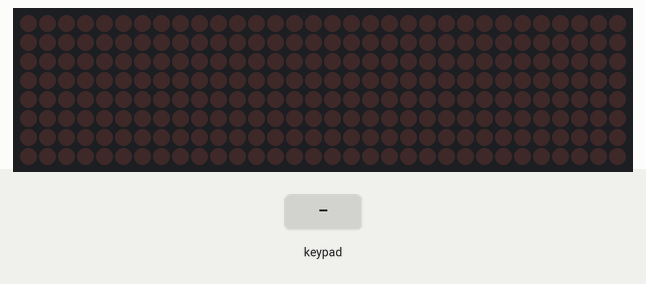
A sketch run on a simulated Arduino Uno, built with avr-gcc and run on an emulated ATmega328P. Shown: 32×8 LED matrix. The inputs (shaded band) are chosen by the test bench.

Above: at 1.2 s.
1.3 s: key 'D' pressed
At 2.6 s:
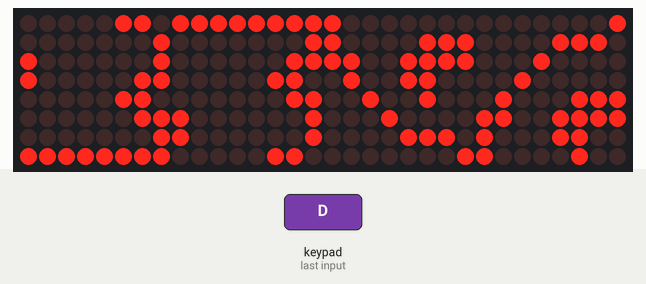
3.3 s: keypad keys 9 8 7 6 A pressed 0.4 s apart
At 5.8 s:
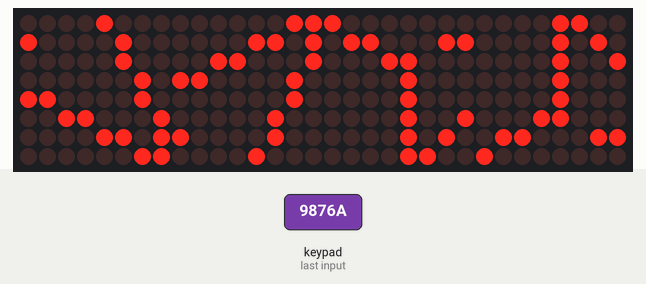
6.8 s: key 'B' pressed
At 7.1 s:
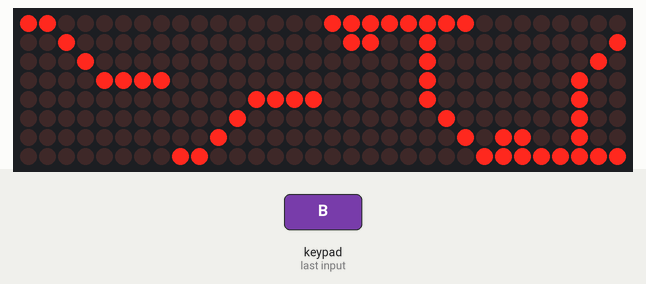
8.3 s: key 'C' pressed
At 9.5 s:
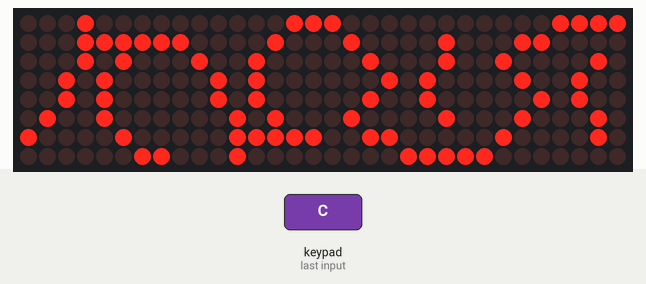
9.8 s: key 'A' pressed
At 10.5 s:
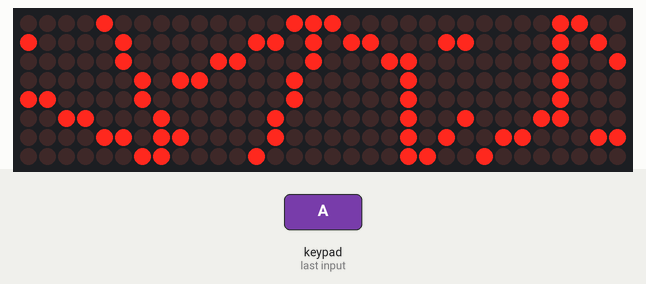
Timing chart, 0 to 12.3 s (numbered marks = the images above; inputs shaded):
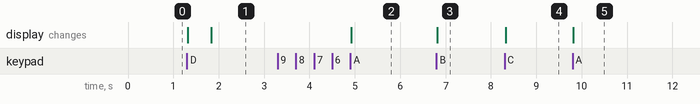

Measured:
- after the input at 1.3 s, the display: first changes at once (image 1 shows a later state)
- after the input at 3.3 s, the display: changes after 1.6 s (image 2)
- after the input at 6.8 s, the display: changes at once (image 3)
- after the input at 8.3 s, the display: changes at once (image 4)
- after the input at 9.8 s, the display: changes at once (image 5)

The sketch:

prueba3.ino
```cpp
#include "LedControl.h"
#include <Keypad.h>
/*
 pin 12 is connected to the DataIn
 pin 11 is connected to the CLK
 pin 10 is connected to LOAD
 */
#define NUMBER_OF_BOARDS 4
const byte rowsCount = 4;
const byte columsCount = 4;

LedControl lc=LedControl(12,10,11,NUMBER_OF_BOARDS);


char keys[rowsCount][columsCount] = {
   { '1','2','3', 'A' },
   { '4','5','6', 'B' },
   { '7','8','9', 'C' },
   { '#','0','*', 'D' }
};

const byte rowPins[rowsCount] = { 9, 8, 7, 6 };
const byte columnPins[columsCount] = { 5, 4, 3, 2 };

Keypad keypad = Keypad(makeKeymap(keys), rowPins, columnPins, rowsCount, columsCount);


void setup() {

  /*
   The MAX72XX is in power-saving mode on startup,
   we have to do a wakeup call
   */
  lc.shutdown(0,false);
  lc.shutdown(1,false);
  lc.shutdown(2,false);
  lc.shutdown(3,false);

  lc.setIntensity(0,5);
  lc.setIntensity(1,5);
  lc.setIntensity(2,5);
  lc.setIntensity(3,5);

  /* clear the display */
  lc.clearDisplay(0);
  lc.clearDisplay(1);
  lc.clearDisplay(2);
  lc.clearDisplay(3);
}

int data[2][4][8] = {

//
//    {{0,0,56,68,68,68,56,0}, {66,64,64,32,16,8,0,0}, {0,0,4,8,16,33,66,66}, {0,56,68,68,68,56,1,2}},
//    {{112,136,132,66,99,132,136,112}, {66,64,64,32,16,8,0,0}, {0,0,4,8,16,33,66,66}, {0,56,68,68,68,56,1,2}},
// {{0,1,2,4,4,4,100,255}, {255,100,4,4,4,2,1,0}, {0,0,0,0,15,16,32,192}, {192,32,16,15,0,0,0,0}},
  {{12,10,9,8,8,24,99,128}, {128,99,24,8,8,9,10,12}, {3,13,49,194,2,4,132,8}, {8,132,4,2,194,49,13,3}},
  {{12,10,9,8,8,24,99,128}, {128,99,24,8,8,9,10,12}, {3,13,49,194,2,4,132,8}, {8,132,4,2,194,49,13,3}}


};


int data1[2][4][8] = {
//    {{0,0,56,68,68,68,56,0}, {66,64,64,32,16,8,0,0}, {0,0,4,8,16,33,66,66}, {0,56,68,68,68,56,1,2}},
//    {{112,136,132,66,99,132,136,112}, {66,64,64,32,16,8,0,0}, {0,0,4,8,16,33,66,66}, {0,56,68,68,68,56,1,2}},
 {{0,1,2,4,4,4,100,255}, {255,100,4,4,4,2,1,0}, {0,0,0,0,15,16,32,192}, {192,32,16,15,0,0,0,0}},
  {{0,1,2,4,4,4,100,255}, {255,100,4,4,4,2,1,0}, {0,0,0,0,15,16,32,192}, {192,32,16,15,0,0,0,0}},


};

int data2[2][4][8] = {
//    {{0,0,56,68,68,68,56,0}, {66,64,64,32,16,8,0,0}, {0,0,4,8,16,33,66,66}, {0,56,68,68,68,56,1,2}},
//    {{112,136,132,66,99,132,136,112}, {66,64,64,32,16,8,0,0}, {0,0,4,8,16,33,66,66}, {0,56,68,68,68,56,1,2}},
 {{15,48,66,36,20,34,66,128}, {128,66,34,20,36,66,48,15}, {3,132,72,40,40,20,31,16}, {16,31,20,40,40,72,132,3}},

 {{15,48,66,36,20,34,66,128}, {128,66,34,20,36,66,48,15}, {3,132,72,40,40,20,31,16}, {16,31,20,40,40,72,132,3}}


};

int data3[2][4][8] = {
//    {{0,0,56,68,68,68,56,0}, {66,64,64,32,16,8,0,0}, {0,0,4,8,16,33,66,66}, {0,56,68,68,68,56,1,2}},
//    {{112,136,132,66,99,132,136,112}, {66,64,64,32,16,8,0,0}, {0,0,4,8,16,33,66,66}, {0,56,68,68,68,56,1,2}},
 {{1,14,16,38,71,205,140,132}, {128,135,207,78,36,20,14,1}, {255,1,3,6,3,1,129,134}, {6,1,1,131,134,3,1,255}},
 {{1,14,16,32,71,207,140,132}, {128,135,207,76,36,16,14,1}, {255,1,3,6,3,129,129,6}, {6,1,129,131,6,3,1,255}}


};


void loop() {

   char key = keypad.getKey();

 switch (key)        //Switch-case de acuerdo a la tecla presionada
  {
    case 'A':                      //La tecla A es la espaciadora. Aumenta en +1 la posicion del cursor

int i,j;
  for(i=0;i<NUMBER_OF_BOARDS;i++)
  {
      for(j=0;j<8;j++)
        lc.setRow(i,j,data[0][i][j]);
  }
  delay(500);
  for(i=0;i<NUMBER_OF_BOARDS;i++)
  {
      for(j=0;j<8;j++)
        lc.setRow(i,j,data[1][i][j]);
  }
  delay(500);

      break;
/////////////////////////////////////////

    case 'B':

 // int i,j;
  for(i=0;i<NUMBER_OF_BOARDS;i++)
  {
      for(j=0;j<8;j++)
        lc.setRow(i,j,data1[0][i][j]);
  }
  delay(500);
  for(i=0;i<NUMBER_OF_BOARDS;i++)
  {
      for(j=0;j<8;j++)
        lc.setRow(i,j,data1[1][i][j]);
  }
  delay(500);
  break;

/////////////////////////////////////////

    case 'C':

 // int i,j;
  for(i=0;i<NUMBER_OF_BOARDS;i++)
  {
      for(j=0;j<8;j++)
        lc.setRow(i,j,data2[0][i][j]);
  }
  delay(500);
  for(i=0;i<NUMBER_OF_BOARDS;i++)
  {
      for(j=0;j<8;j++)
        lc.setRow(i,j,data2[1][i][j]);
  }
  delay(500);
  break;

/////////////////////////////////////////

    case 'D':

 // int i,j;
  for(i=0;i<NUMBER_OF_BOARDS;i++)
  {
      for(j=0;j<8;j++)
        lc.setRow(i,j,data3[0][i][j]);
  }
  delay(500);
  for(i=0;i<NUMBER_OF_BOARDS;i++)
  {
      for(j=0;j<8;j++)
        lc.setRow(i,j,data3[1][i][j]);
  }
  delay(500);
  break;

   }

////////////////////////////////////////


}
```
